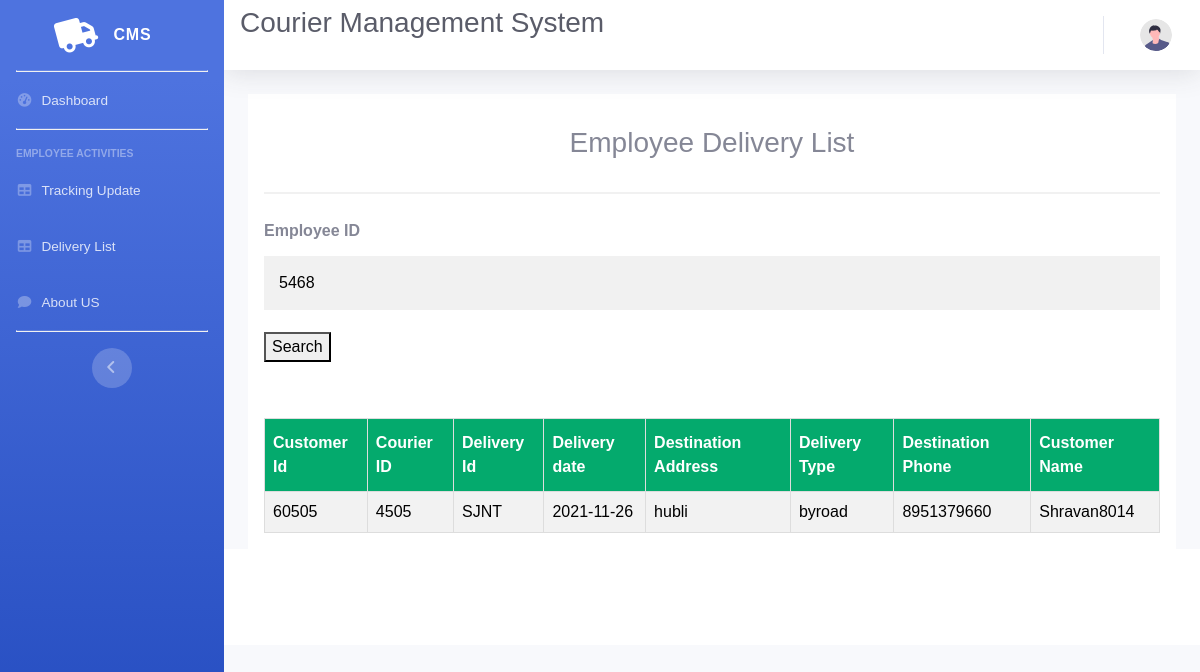
Screenshot of /empdeliverylist.php?emp_id=5468 with the database file from the repository.
### tables this page shows
CREATE TABLE `delivery` (
  `cust_id` int(25) NOT NULL,
  `emp_id` int(25) NOT NULL,
  `courier_id` int(25) NOT NULL,
  `del_id` varchar(25) NOT NULL,
  `del_date` date NOT NULL,
  `dest_addr` varchar(100) NOT NULL,
  `del_type` varchar(50) NOT NULL,
  `dest_ph` varchar(12) NOT NULL,
  `cust_name` varchar(50) NOT NULL
);

### empdeliverylist.php (the view, shortened to what this page needs)
<!DOCTYPE html>
<html lang="en">
<head>
    <link href="vendor/fontawesome-free/css/all.min.css" rel="stylesheet" type="text/css">
    <link href="css/sb-admin-2.min.css" rel="stylesheet">
</head>
<body id="page-top">
    <div id="wrapper">
        <ul class="navbar-nav bg-gradient-primary sidebar sidebar-dark accordion" id="accordionSidebar">
            <a class="sidebar-brand d-flex align-items-center justify-content-center" href="index.html">
                <div class="sidebar-brand-icon rotate-n-15">
                   <i class='fas fa-truck'></i>
                </div>
                <div class="sidebar-brand-text mx-3">CMS </div>
            </a>
            <hr class="sidebar-divider my-0">
            <li class="nav-item">
                <a class="nav-link" href="employeeindex.php">
                    <i class="fas fa-fw fa-tachometer-alt"></i>
                    <span>Dashboard</span></a>
            </li>
            <hr class="sidebar-divider">
            <div class="sidebar-heading">
                Employee Activities
            </div>
            <li class="nav-item">
                <a class="nav-link" href="empupdatetracking.php">
                    <i class="fas fa-fw fa-table"></i>
                    <span>Tracking Update</span></a>
            </li>
            <li class="nav-item">
                <a class="nav-link" href="empdeliverylist.php">
                    <i class="fas fa-fw fa-table"></i>
                    <span>Delivery List</span></a>
            </li>
            <li class="nav-item">
                <a class="nav-link" href="aboutusemp.php">
                    <i class="fas fa-fw fa-comment"></i>
                    <span>About US</span></a>
            </li>
            <hr class="sidebar-divider d-none d-md-block">
            <div class="text-center d-none d-md-inline">
                <button class="rounded-circle border-0" id="sidebarToggle"></button>
            </div>
        </ul>
        <div id="content-wrapper" class="d-flex flex-column">
            <div id="content">
                <nav class="navbar navbar-expand navbar-light bg-white topbar mb-4 static-top shadow">
                <h1 class="h3 mb-4 text-gray-800">Courier Management System</h1>
                    <ul class="navbar-nav ml-auto">
                        <li class="nav-item dropdown no-arrow">
                            <a class="nav-link dropdown-toggle" href="#" id="userDropdown" role="button"
                                data-toggle="dropdown" aria-haspopup="true" aria-expanded="false">
                                <img class="img-profile rounded-circle"
                                    src="img/undraw_profile.svg">
                            </a>
                        </li>
                    </ul>
                </nav>
                <div class="container-fluid">
<body>
<form action="" method="GET">
  <div class="container">
    <h3 class="text">Employee Delivery List</h3>
    <hr>
    <label for="custid"><b>Employee ID</b></label>
    <input type="text" placeholder="Enter Registered Courier Id Correctly" name="emp_id" value="<?php ob_start(); if(isset($_GET['emp_id'])) {echo $_GET['emp_id'];}?>" required>
    <button type="submit" class="ab">Search</button><br><br>
  </div>
  <div class="container">
      <table id="branch">
          <tr>
            <th>Customer Id</th>
            <th>Courier ID</th>
            <th>Delivery Id</th>
            <th>Delivery date</th>
            <th>Destination Address</th>
            <th>Delivery Type</th>
            <th>Destination Phone</th>
            <th>Customer Name</th>
          </tr>
      <?php
      include 'config.php';
      if(isset($_GET['emp_id']))
      {
          $eid=$_GET['emp_id'];
        $sql="SELECT * from employee,delivery where employee.emp_id='$eid' and delivery.emp_id='$eid'";
        $records = mysqli_query($conn,$sql);
        if($data = mysqli_fetch_array($records))
        {
        ?>
          <tr>
            <td><?php echo $data['cust_id']; ?></td>
            <td><?php echo $data['courier_id']; ?></td>
            <td><?php echo $data['del_id']; ?></td>
            <td><?php echo $data['del_date']; ?></td>
            <td><?php echo $data['dest_addr']; ?></td>
            <td><?php echo $data['del_type']; ?></td>
            <td><?php echo $data['dest_ph']; ?></td>
            <td><?php echo $data['cust_name']; ?></td>
          </tr>
        <?php
        }
        else{
        echo "No Records Found";
               }         }
        ?>
        </table>
      </form>
</body>
                </div>
            </div>
            <footer class="sticky-footer bg-white">
                <div class="container my-auto">
                </div>
            </footer>
        </div>
    </div>
</body>
</html>

### empdeliverylist.php (style rules this page uses)
body { font-family: Arial, Helvetica, sans-serif; background-color: black; }
* { box-sizing: border-box; }
.container { padding: 16px; background-color: white; }
.text { padding: 16px; background-color: white; text-align:center; }
input[type=text],input[type=date], input[type=password],select { width: 100%; padding: 15px; margin: 5px 0 22px 0; display: inline-block; border: none; background: #f1f1f1; }
hr { border: 1px solid #f1f1f1; margin-bottom: 25px; }
.ab { justify-content:center; }
a { color: dodgerblue; }
#branch { font-family: Arial, Helvetica, sans-serif; border-collapse: collapse; width: 100%; }
#branch td, #branch th { border: 1px solid #ddd; padding: 8px; color:black; }
#branch tr:nth-child(even) { background-color: #f2f2f2; }
#branch th { padding-top: 12px; padding-bottom: 12px; text-align: left; background-color: #04AA6D; color: white; }

### rows the page displays
delivery: cust_id "60505", courier "4505", del "SJNT", del_date "2021-11-26", dest_addr "hubli", del_type "byroad", dest_ph "8951379660", cust_name "Shravan8014"
